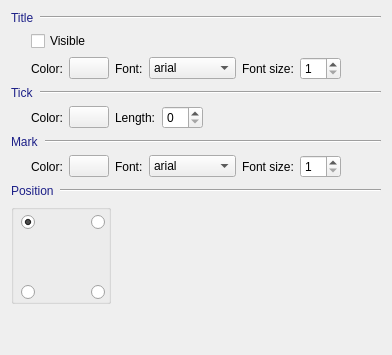
     <widget class="QWidget" name="m_tabColorbar">
      <attribute name="title">
       <string>ColorBar</string>
      </attribute>
      <layout class="QVBoxLayout" name="verticalLayout_2">
       <item>
        <layout class="QHBoxLayout" name="horizontalLayout_9">
         <item>
          <widget class="QLabel" name="label_21">
           <property name="sizePolicy">
            <sizepolicy hsizetype="Fixed" vsizetype="Preferred">
             <horstretch>0</horstretch>
             <verstretch>0</verstretch>
            </sizepolicy>
           </property>
           <property name="styleSheet">
            <string notr="true">color: rgb(29, 32, 136);</string>
           </property>
           <property name="text">
            <string>Title</string>
           </property>
          </widget>
         </item>
         <item>
          <widget class="Line" name="line_7">
           <property name="orientation">
            <enum>Qt::Horizontal</enum>
           </property>
          </widget>
         </item>
        </layout>
       </item>
       <item>
        <layout class="QGridLayout" name="gridLayout_3">
         <item row="0" column="1" colspan="2">
          <widget class="QCheckBox" name="m_cbColorbarTitle">
           <property name="text">
            <string>Visible</string>
           </property>
          </widget>
         </item>
         <item row="1" column="2">
          <widget class="CXButtonColorEdit" name="m_colorBtnColorbarTitle">
           <property name="text">
            <string/>
           </property>
          </widget>
         </item>
         <item row="1" column="3">
          <widget class="QLabel" name="label_26">
           <property name="text">
            <string>Font:</string>
           </property>
          </widget>
         </item>
         <item row="1" column="5">
          <widget class="QLabel" name="label_25">
           <property name="text">
            <string>Font size:</string>
           </property>
          </widget>
         </item>
         <item row="1" column="4">
          <widget class="QComboBox" name="m_cbbColorbarTitleFont">
           <item>
            <property name="text">
             <string>arial</string>
            </property>
           </item>
           <item>
            <property name="text">
             <string>dirtydoz</string>
            </property>
           </item>
           <item>
            <property name="text">
             <string>fudd</string>
            </property>
           </item>
           <item>
            <property name="text">
             <string>times</string>
            </property>
           </item>
           <item>
            <property name="text">
             <string>Vera</string>
            </property>
           </item>
           <item>
            <property name="text">
             <string>VeraMono</string>
            </property>
           </item>
          </widget>
         </item>
         <item row="1" column="6">
          <widget class="QSpinBox" name="m_spinBoxColorbarTitleFontSize">
           <property name="minimum">
            <number>1</number>
           </property>
           <property name="maximum">
            <number>12</number>
           </property>
          </widget>
         </item>
         <item row="1" column="1">
          <widget class="QLabel" name="label_27">
           <property name="sizePolicy">
            <sizepolicy hsizetype="Fixed" vsizetype="Preferred">
             <horstretch>0</horstretch>
             <verstretch>0</verstretch>
            </sizepolicy>
           </property>
           <property name="text">
            <string>Color:</string>
           </property>
          </widget>
         </item>
         <item row="0" column="0">
          <spacer name="horizontalSpacer_6">
           <property name="orientation">
            <enum>Qt::Horizontal</enum>
           </property>
           <property name="sizeType">
            <enum>QSizePolicy::Fixed</enum>
           </property>
           <property name="sizeHint" stdset="0">
            <size>
             <width>20</width>
             <height>20</height>
            </size>
           </property>
          </spacer>
         </item>
         <item row="1" column="7">
          <spacer name="horizontalSpacer_9">
           <property name="orientation">
            <enum>Qt::Horizontal</enum>
           </property>
           <property name="sizeHint" stdset="0">
            <size>
             <width>40</width>
             <height>20</height>
            </size>
           </property>
          </spacer>
         </item>
        </layout>
       </item>
       <item>
        <layout class="QHBoxLayout" name="horizontalLayout_10">
         <item>
          <widget class="QLabel" name="label_22">
           <property name="sizePolicy">
            <sizepolicy hsizetype="Fixed" vsizetype="Preferred">
             <horstretch>0</horstretch>
             <verstretch>0</verstretch>
            </sizepolicy>
           </property>
           <property name="styleSheet">
            <string notr="true">color: rgb(29, 32, 136);</string>
           </property>
           <property name="text">
            <string>Tick</string>
           </property>
          </widget>
         </item>
         <item>
          <widget class="Line" name="line_8">
           <property name="orientation">
            <enum>Qt::Horizontal</enum>
           </property>
          </widget>
         </item>
        </layout>
       </item>
       <item>
        <layout class="QHBoxLayout" name="horizontalLayout_13">
         <item>
          <spacer name="horizontalSpacer_7">
           <property name="orientation">
            <enum>Qt::Horizontal</enum>
           </property>
           <property name="sizeType">
            <enum>QSizePolicy::Fixed</enum>
           </property>
           <property name="sizeHint" stdset="0">
            <size>
             <width>20</width>
             <height>20</height>
            </size>
           </property>
          </spacer>
         </item>
         <item>
          <widget class="QLabel" name="label_28">
           <property name="text">
            <string>Color:</string>
           </property>
          </widget>
         </item>
         <item>
          <widget class="CXButtonColorEdit" name="m_colorbtnColorbarTick">
           <property name="text">
            <string/>
           </property>
          </widget>
         </item>
         <item>
          <widget class="QLabel" name="label_29">
           <property name="text">
            <string>Length:</string>
           </property>
          </widget>
         </item>
         <item>
          <widget class="QSpinBox" name="m_spinBoxColorbarTickLength"/>
         </item>
         <item>
          <spacer name="horizontalSpacer_10">
           <property name="orientation">
            <enum>Qt::Horizontal</enum>
           </property>
           <property name="sizeHint" stdset="0">
            <size>
             <width>40</width>
             <height>20</height>
            </size>
           </property>
          </spacer>
         </item>
        </layout>
       </item>
       <item>
        <layout class="QHBoxLayout" name="horizontalLayout_11">
         <item>
          <widget class="QLabel" name="label_23">
           <property name="sizePolicy">
            <sizepolicy hsizetype="Fixed" vsizetype="Preferred">
             <horstretch>0</horstretch>
             <verstretch>0</verstretch>
            </sizepolicy>
           </property>
           <property name="styleSheet">
            <string notr="true">color: rgb(29, 32, 136);</string>
           </property>
           <property name="text">
            <string>Mark</string>
           </property>
          </widget>
         </item>
         <item>
          <widget class="Line" name="line_9">
           <property name="orientation">
            <enum>Qt::Horizontal</enum>
           </property>
          </widget>
         </item>
        </layout>
       </item>
       <item>
        <layout class="QHBoxLayout" name="horizontalLayout_14">
         <item>
          <spacer name="horizontalSpacer_8">
           <property name="orientation">
            <enum>Qt::Horizontal</enum>
           </property>
           <property name="sizeType">
            <enum>QSizePolicy::Fixed</enum>
           </property>
           <property name="sizeHint" stdset="0">
            <size>
             <width>20</width>
             <height>20</height>
            </size>
           </property>
          </spacer>
         </item>
         <item>
          <widget class="QLabel" name="label_30">
           <property name="text">
            <string>Color:</string>
           </property>
          </widget>
         </item>
         <item>
          <widget class="CXButtonColorEdit" name="m_colorBtnColorbarMark">
           <property name="text">
            <string/>
           </property>
          </widget>
         </item>
         <item>
          <widget class="QLabel" name="label_32">
           <property name="text">
            <string>Font:</string>
           </property>
          </widget>
         </item>
         <item>
          <widget class="QComboBox" name="m_cbbColorbarMarkFont">
           <item>
            <property name="text">
             <string>arial</string>
            </property>
           </item>
           <item>
            <property name="text">
             <string>dirtydoz</string>
            </property>
           </item>
           <item>
            <property name="text">
             <string>fudd</string>
            </property>
           </item>
           <item>
            <property name="text">
             <string>times</string>
            </property>
           </item>
           <item>
            <property name="text">
             <string>Vera</string>
            </property>
           </item>
           <item>
            <property name="text">
             <string>VeraMono</string>
            </property>
           </item>
          </widget>
         </item>
         <item>
          <widget class="QLabel" name="label_31">
           <property name="text">
            <string>Font size:</string>
           </property>
          </widget>
         </item>
         <item>
          <widget class="QSpinBox" name="m_spinBoxColorbarMarkFontSize">
           <property name="minimum">
            <number>1</number>
           </property>
          </widget>
         </item>
         <item>
          <spacer name="horizontalSpacer_11">
           <property name="orientation">
            <enum>Qt::Horizontal</enum>
           </property>
           <property name="sizeHint" stdset="0">
            <size>
             <width>40</width>
             <height>20</height>
            </size>
           </property>
          </spacer>
         </item>
        </layout>
       </item>
       <item>
        <layout class="QHBoxLayout" name="horizontalLayout_12">
         <item>
          <widget class="QLabel" name="label_24">
           <property name="sizePolicy">
            <sizepolicy hsizetype="Fixed" vsizetype="Preferred">
             <horstretch>0</horstretch>
             <verstretch>0</verstretch>
            </sizepolicy>
           </property>
           <property name="styleSheet">
            <string notr="true">color: rgb(29, 32, 136);</string>
           </property>
           <property name="text">
            <string>Position</string>
           </property>
          </widget>
         </item>
         <item>
          <widget class="Line" name="line_10">
           <property name="orientation">
            <enum>Qt::Horizontal</enum>
           </property>
          </widget>
         </item>
        </layout>
       </item>
       <item>
        <widget class="QGroupBox" name="groupBox_2">
         <property name="sizePolicy">
          <sizepolicy hsizetype="Fixed" vsizetype="Fixed">
           <horstretch>0</horstretch>
           <verstretch>0</verstretch>
          </sizepolicy>
         </property>
         <property name="minimumSize">
          <size>
           <width>100</width>
           <height>100</height>
          </size>
         </property>
         <property name="title">
          <string/>
         </property>
         <widget class="QRadioButton" name="m_rbColorbarPosBottomLeft">
          <property name="geometry">
           <rect>
            <x>10</x>
            <y>80</y>
            <width>16</width>
            <height>16</height>
           </rect>
          </property>
          <property name="minimumSize">
           <size>
            <width>16</width>
            <height>16</height>
           </size>
          </property>
          <property name="text">
           <string/>
          </property>
          <property name="checked">
           <bool>false</bool>
          </property>
          <attribute name="buttonGroup">
           <string notr="true">m_btnGroupColorbarPosition</string>
          </attribute>
         </widget>
         <widget class="QRadioButton" name="m_rbColorbarPosBottomRight">
          <property name="enabled">
           <bool>true</bool>
          </property>
          <property name="geometry">
           <rect>
            <x>80</x>
            <y>80</y>
            <width>16</width>
            <height>16</height>
           </rect>
          </property>
          <property name="minimumSize">
           <size>
            <width>16</width>
            <height>16</height>
           </size>
          </property>
          <property name="text">
           <string/>
          </property>
          <attribute name="buttonGroup">
           <string notr="true">m_btnGroupColorbarPosition</string>
          </attribute>
         </widget>
         <widget class="QRadioButton" name="m_rbColorbarPosTopRight">
          <property name="geometry">
           <rect>
            <x>80</x>
            <y>10</y>
            <width>16</width>
            <height>16</height>
           </rect>
          </property>
          <property name="minimumSize">
           <size>
            <width>16</width>
            <height>16</height>
           </size>
          </property>
          <property name="text">
           <string/>
          </property>
          <attribute name="buttonGroup">
           <string notr="true">m_btnGroupColorbarPosition</string>
          </attribute>
         </widget>
         <widget class="QRadioButton" name="m_rbColorbarPosTopLeft">
          <property name="geometry">
           <rect>
            <x>10</x>
            <y>10</y>
            <width>16</width>
            <height>16</height>
           </rect>
          </property>
          <property name="minimumSize">
           <size>
            <width>16</width>
            <height>16</height>
           </size>
          </property>
          <property name="text">
           <string/>
          </property>
          <property name="checked">
           <bool>true</bool>
          </property>
          <attribute name="buttonGroup">
           <string notr="true">m_btnGroupColorbarPosition</string>
          </attribute>
         </widget>
        </widget>
       </item>
       <item>
        <spacer name="verticalSpacer_3">
         <property name="orientation">
          <enum>Qt::Vertical</enum>
         </property>
         <property name="sizeHint" stdset="0">
          <size>
           <width>20</width>
           <height>40</height>
          </size>
         </property>
        </spacer>
       </item>
      </layout>
     </widget>
